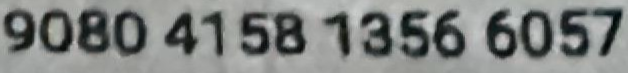
#> input picture templates/sample.png, 628 x 73 px
$ jupyter execute --allow-errors 'Template Matching.ipynb'
#> lines starting #> are read from the running program, lines starting #| are printed output that depends on the picture
### code/common_functions.py


import skimage.io as io
import matplotlib.pyplot as plt
import numpy as np
from skimage.exposure import histogram
from matplotlib.pyplot import bar
from skimage.color import rgb2gray,rgb2hsv
from skimage.morphology import   binary_erosion, binary_dilation, binary_closing, binary_opening
# Convolution:
from scipy.signal import convolve2d
from scipy import fftpack
import math
import cv2

from skimage.util import random_noise
from skimage.filters import median, threshold_otsu
from skimage.feature import canny

from mpl_toolkits.mplot3d import Axes3D  # noqa: F401 unused import

import matplotlib.pyplot as plt
from matplotlib import cm
from matplotlib.ticker import LinearLocator, FormatStrFormatter
import numpy as np

# Edges
from skimage.filters import sobel_h, sobel, sobel_v,roberts, prewitt

# Show the figures / plots inside the notebook
def show_images(images,titles=None):
    #This function is used to show image(s) with titles by sending an array of images and an array of associated titles.
    # images[0] will be drawn with the title titles[0] if exists
    # You aren't required to understand this function, use it as-is.
    n_ims = len(images)
    if titles is None: titles = ['(%d)' % i for i in range(1,n_ims + 1)]
    fig = plt.figure()
    n = 1
    for image,title in zip(images,titles):
        a = fig.add_subplot(1,n_ims,n)
        if image.ndim == 2:
            plt.gray()
        plt.imshow(image)
        a.set_title(title)
        plt.axis('off')
        n += 1
    fig.set_size_inches(np.array(fig.get_size_inches()) * n_ims)
    plt.show()


# [43 lines left out: functions show_3d_image, show_3d_image_filtering_in_freq, showHist, not called in this run]


def crop_image(image: np.ndarray, x: float, y: float, width: float, height: float):
    return image[y : y+height, x : x+width].copy()

# [7 lines left out: function convert_to_binary, not called in this run]

# Check if x is between y and z
is_between = lambda x, y, z: y <= x <= z

# [4 lines left out: function fix_image_type, not called in this run]

def add_padding(x: float, y: float, width: float, height: float, padding_x: float, padding_y: float):
    return x - padding_x // 2, y - padding_y // 2, width + padding_x, height + padding_y


# [52 lines left out: functions contrast_enhancement, getThreshold, not called in this run]

### code/Template Matching.ipynb
[cell 1]
import cv2
import numpy as np
from common_functions import *

[cell 2]
# Load the image
image = cv2.imread("../templates/sample.png")
#> image is the input picture: shape (73, 628, 3); mean B, G, R 130.2, 132.3, 129.4
grayImage = cv2.cvtColor(image, cv2.COLOR_BGR2GRAY)
show_images([grayImage])
#> in show_images, `n_ims = len(images)`: n_ims = 1
#> the loop in show_images, `for image,title in zip(images,titles):` made 1 pass
#> (title, n) on pass 1: ('(1)', 2)
#> after the loop in show_images, `for image,title in zip(images,titles):`: n = 2

[cell 3]
# Load digit templates (e.g., templates for 0-9)
digitTemplates = {}
for digit in [0,1,3,4,5,6,7,8,9]:
    templatePath = f"../templates/{digit}.png"
    digitTemplates[digit] = cv2.imread(templatePath, cv2.IMREAD_GRAYSCALE)
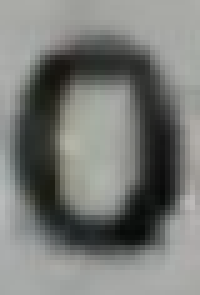
#> input picture templates/0.png, 40 x 59 px (shown 5 times larger)
show_images([digitTemplates[0]])
#> the loop in show_images (call 2), `for image,title in zip(images,titles):` made 1 pass
#> in show_images (call 2), `plt.show()`:
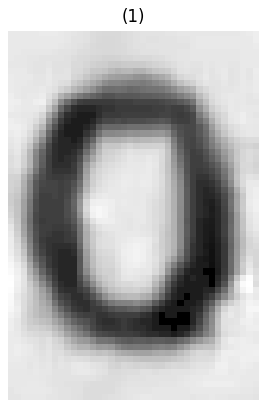
#> figure drawn by matplotlib, 1 panel

[cell 4]
def nonMaximumSuppression(boxes, scores, threshold=0.5):
    if len(boxes) == 0:
        return []

    # Convert boxes to numpy array
    boxes = np.array(boxes)
    scores = np.array(scores)

    # Compute areas of the boxes
    x1 = boxes[:, 0]
    y1 = boxes[:, 1]
    x2 = boxes[:, 0] + boxes[:, 2]
    y2 = boxes[:, 1] + boxes[:, 3]
    areas = (x2 - x1 + 1) * (y2 - y1 + 1)

    # Sort by score (highest to lowest)
    order = scores.argsort()[::-1]

    keep = []
    while order.size > 0:
        i = order[0]
        keep.append(i)
        xx1 = np.maximum(x1[i], x1[order[1:]])
        yy1 = np.maximum(y1[i], y1[order[1:]])
        xx2 = np.minimum(x2[i], x2[order[1:]])
        yy2 = np.minimum(y2[i], y2[order[1:]])

        w = np.maximum(0, xx2 - xx1 + 1)
        h = np.maximum(0, yy2 - yy1 + 1)
        overlap = (w * h) / areas[order[1:]]

        order = order[np.where(overlap <= threshold)[0] + 1]

    return keep
